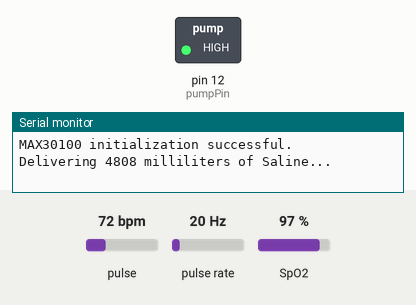
A sketch run on a simulated Arduino Uno, built with avr-gcc and run on an emulated ATmega328P. On the bench: switched loads named in the sketch (green lamp = pin HIGH), the last lines printed to the serial monitor. Wiring (inferred from the names in the program): pulse sensor: data pin 2. The inputs (shaded band) are chosen by the test bench; at power-on: pulse 72 bpm, pulse rate 20 Hz, SpO2 97 %. Random numbers use the default seed unless the sketch sets one.

Above: at 0.1 s.
At 56.0 s:
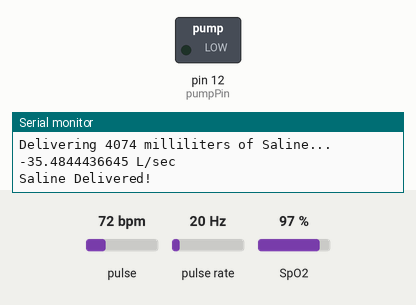
Timing chart, 0 to 57.5 s (numbered marks = the images above):
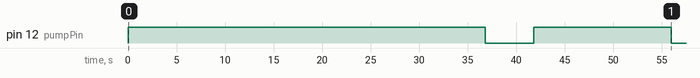

Measured:
- by itself, pin 12 (pumpPin): LOW → HIGH at 0.00 s, → LOW 36.8 s later, → HIGH 5.0 s later, → LOW 14.2 s later

The sketch:

oxyzen_level_and_saline_distribution.ino
```cpp
#include <Wire.h>
#include "MAX30100_PulseOximeter.h"

const int pumpPin = 12;  // Pin connected to the pump control
const int tankPin = A0; // Pin connected to the tank level sensor

PulseOximeter pox;


volatile int flow_frequency; // Measures flow sensor pulses
float l_hour; // Calculated litres/hour
unsigned char flowsensor = 2; // Sensor Input
unsigned long currentTime;
unsigned long cloopTime;


void flow () // Interrupt function
{
   flow_frequency++;
}


void setup()
{
   Serial.begin(9600);
   pinMode(pumpPin, OUTPUT);
   pinMode(flowsensor, INPUT);
   digitalWrite(flowsensor, HIGH); // Optional Internal Pull-Up
   attachInterrupt(0, flow, RISING); // Setup Interrupt
   sei(); // Enable interrupts
   currentTime = millis();
   cloopTime = currentTime;

    // Initialize the MAX30100 sensor
    if (!pox.begin())
    {
        Serial.println("MAX30100 initialization failed. Please check your wiring and restart the Arduino.");
        while (1);
    }
    else
    {
        Serial.println("MAX30100 initialization successful.");
    }
}

void loop()
{
    // Update MAX30100 sensor data
    pox.update();

    // Get the current oxygen level
    int simulatedOxygenLevel = pox.getSpO2();

    // Calculate saline quantity based on simulated oxygen level
    int salineQuantity = mapOxygenToSaline(simulatedOxygenLevel);

    // Control pump based on simulated oxygen level
    deliverSaline(salineQuantity);

    // Wait for a moment to simulate real-time readings
    delay(5000);
}

int mapOxygenToSaline(int oxygenLevel)
{
    // Map simulated oxygen level to saline quantity based on the provided ranges
    if (oxygenLevel >= 90 && oxygenLevel <= 94)
    {
        return random(500, 1001);
    }
    else if (oxygenLevel >= 85 && oxygenLevel <= 89)
    {
        return random(1001, 2001);
    }
    else if (oxygenLevel >= 80 && oxygenLevel <= 84)
    {
        return random(2001, 3001);
    }
    else if (oxygenLevel >= 75 && oxygenLevel <= 79)
    {
        return random(3001, 4001);
    }
    else if (oxygenLevel < 75)
    {
        return random(4001, 5001);
    }

    // Default value if oxygen level is out of specified ranges
    return 0;
}

void deliverSaline(int quantity)
{
    digitalWrite(pumpPin, HIGH); // Start the pump
    Serial.print("Delivering ");
    Serial.print(quantity);
    Serial.println(" milliliters of Saline...");

    currentTime = millis();
   // Every second, calculate and print litres/hour
   //float x = 1.0;

   if(currentTime >= (cloopTime + 1000))
   {
      cloopTime = currentTime; // Updates cloopTime
      // Pulse frequency (Hz) = 7.5Q, Q is flow rate in L/min.
      l_hour = ((flow_frequency *1000) / (7.5*60)); // (Pulse frequency x 60 min) / 7.5Q = flowrate in L/hour
      //flow_frequency = 0; // Reset Counter

      if(l_hour >= quantity){
        digitalWrite(pumpPin,LOW);delay(5000);
      }
      else if(l_hour < quantity){
        digitalWrite(pumpPin,HIGH);
      }

      Serial.print(l_hour, DEC); // Print litres/hour
      Serial.println(" L/sec");

    // Simulate delivering the correct amount of saline (simplified example)
    delay(quantity * 100);

    digitalWrite(pumpPin, LOW); // Stop the pump
    Serial.println("Saline Delivered!");
  }
}
```
